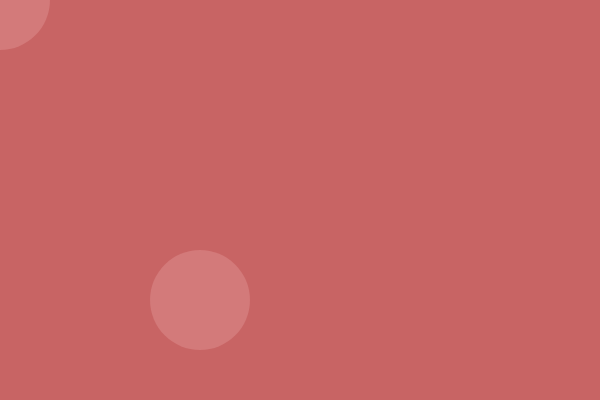
Frame 1 (no input)
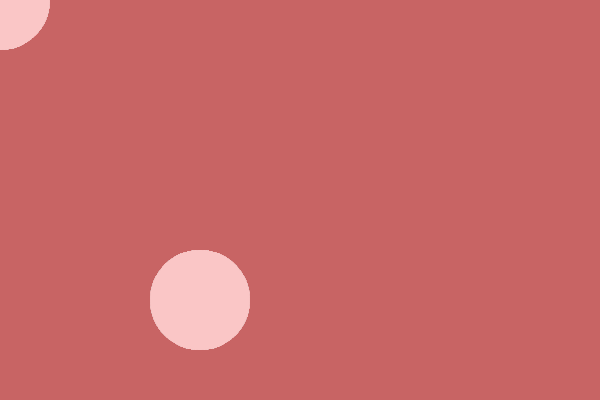
Frame 60 (no input)
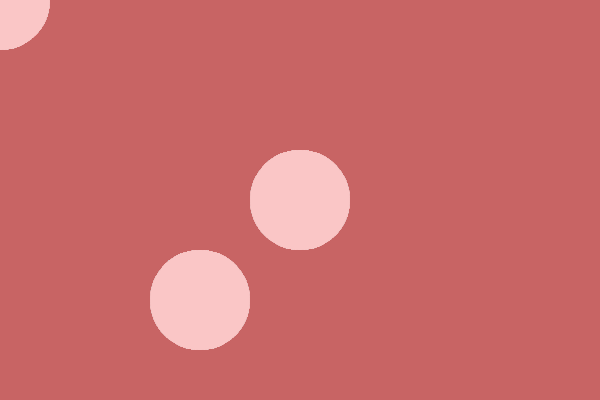
Frame 120 (the mouse pressed at the canvas centre since frame 60)

The p5.js sketch that drew these frames (run headless with seeded random() and noise() and a simulated clock; from frame 60 on, the mouse is pressed at the canvas centre):

// p5.js sketch
// ── sketch.js
function setup() {
createCanvas(600, 400);
background(200, 100, 100);
}

function draw() {
	//background(200, 100, 100);
noStroke();
fill(250, 200, 200, 55);
    ellipse(200,300, 100, 100);
ellipse(mouseX, mouseY, 100, 100);
}
